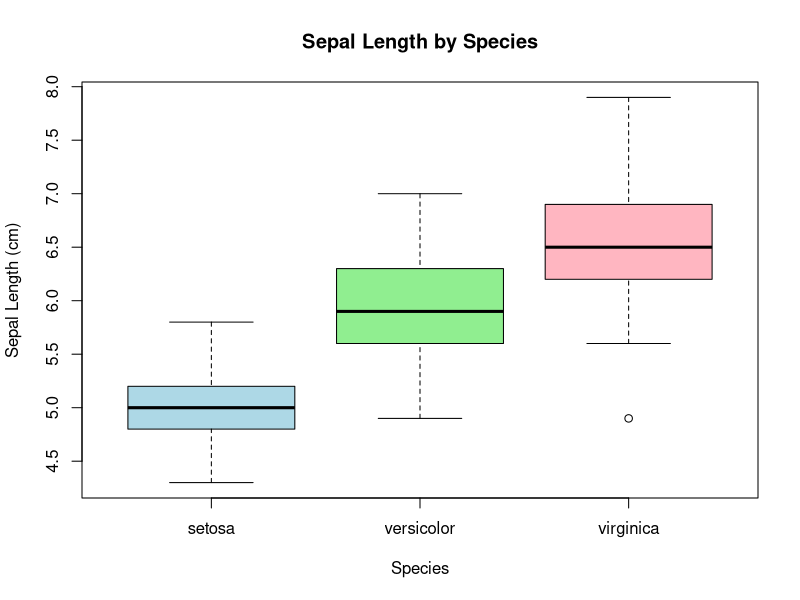

Source code (R):
## ---- chunk 1
#| include: false
summary(iris)
## ---- chunk 2
#| label: iris-boxplot
#| echo: false
#| warning: false
#| message: false

boxplot(Sepal.Length ~ Species, data = iris,
        main = "Sepal Length by Species",
        xlab = "Species",
        ylab = "Sepal Length (cm)",
        col = c("lightblue", "lightgreen", "lightpink"),
        border = "black")
